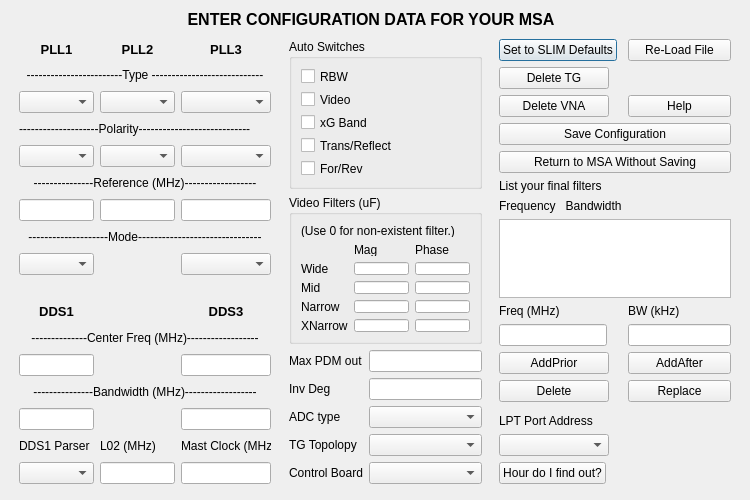
<?xml version="1.0" encoding="UTF-8"?>
<ui version="4.0">
 <class>dialogConfigMan</class>
 <widget class="QDialog" name="dialogConfigMan">
  <property name="geometry">
   <rect>
    <x>0</x>
    <y>0</y>
    <width>750</width>
    <height>500</height>
   </rect>
  </property>
  <property name="sizePolicy">
   <sizepolicy hsizetype="Fixed" vsizetype="Fixed">
    <horstretch>0</horstretch>
    <verstretch>0</verstretch>
   </sizepolicy>
  </property>
  <property name="windowTitle">
   <string>ENTER CONFIGURATION DATA FOR YOUR MSA</string>
  </property>
  <widget class="QFrame" name="frame">
   <property name="geometry">
    <rect>
     <x>10</x>
     <y>30</y>
     <width>270</width>
     <height>463</height>
    </rect>
   </property>
   <property name="maximumSize">
    <size>
     <width>270</width>
     <height>16777215</height>
    </size>
   </property>
   <property name="frameShape">
    <enum>QFrame::NoFrame</enum>
   </property>
   <property name="frameShadow">
    <enum>QFrame::Plain</enum>
   </property>
   <layout class="QGridLayout" name="gridLayout">
    <item row="2" column="0">
     <widget class="QComboBox" name="PLL1type">
      <property name="minimumSize">
       <size>
        <width>75</width>
        <height>0</height>
       </size>
      </property>
     </widget>
    </item>
    <item row="0" column="0">
     <widget class="QLabel" name="label">
      <property name="maximumSize">
       <size>
        <width>16777215</width>
        <height>20</height>
       </size>
      </property>
      <property name="font">
       <font>
        <pointsize>10</pointsize>
        <weight>75</weight>
        <bold>true</bold>
       </font>
      </property>
      <property name="text">
       <string>PLL1</string>
      </property>
      <property name="alignment">
       <set>Qt::AlignCenter</set>
      </property>
     </widget>
    </item>
    <item row="0" column="1">
     <widget class="QLabel" name="label_3">
      <property name="maximumSize">
       <size>
        <width>16777215</width>
        <height>20</height>
       </size>
      </property>
      <property name="font">
       <font>
        <pointsize>10</pointsize>
        <weight>75</weight>
        <bold>true</bold>
       </font>
      </property>
      <property name="text">
       <string>PLL2</string>
      </property>
      <property name="alignment">
       <set>Qt::AlignCenter</set>
      </property>
     </widget>
    </item>
    <item row="0" column="2">
     <widget class="QLabel" name="PLL3label">
      <property name="maximumSize">
       <size>
        <width>16777215</width>
        <height>20</height>
       </size>
      </property>
      <property name="font">
       <font>
        <pointsize>10</pointsize>
        <weight>75</weight>
        <bold>true</bold>
       </font>
      </property>
      <property name="text">
       <string>PLL3</string>
      </property>
      <property name="alignment">
       <set>Qt::AlignCenter</set>
      </property>
     </widget>
    </item>
    <item row="2" column="1">
     <widget class="QComboBox" name="PLL2type">
      <property name="minimumSize">
       <size>
        <width>75</width>
        <height>0</height>
       </size>
      </property>
     </widget>
    </item>
    <item row="2" column="2">
     <widget class="QComboBox" name="PLL3type">
      <property name="minimumSize">
       <size>
        <width>75</width>
        <height>0</height>
       </size>
      </property>
     </widget>
    </item>
    <item row="1" column="0" colspan="3">
     <widget class="QLabel" name="label_5">
      <property name="maximumSize">
       <size>
        <width>16777215</width>
        <height>20</height>
       </size>
      </property>
      <property name="text">
       <string>------------------------Type ----------------------------</string>
      </property>
      <property name="alignment">
       <set>Qt::AlignCenter</set>
      </property>
     </widget>
    </item>
    <item row="3" column="0" colspan="3">
     <widget class="QLabel" name="label_6">
      <property name="maximumSize">
       <size>
        <width>16777215</width>
        <height>20</height>
       </size>
      </property>
      <property name="text">
       <string>--------------------Polarity----------------------------</string>
      </property>
     </widget>
    </item>
    <item row="6" column="0" colspan="3">
     <widget class="QLabel" name="label_7">
      <property name="maximumSize">
       <size>
        <width>16777215</width>
        <height>20</height>
       </size>
      </property>
      <property name="text">
       <string>---------------Reference (MHz)------------------</string>
      </property>
      <property name="alignment">
       <set>Qt::AlignCenter</set>
      </property>
     </widget>
    </item>
    <item row="4" column="0">
     <widget class="QComboBox" name="PLL1pol"/>
    </item>
    <item row="4" column="1">
     <widget class="QComboBox" name="PLL2pol">
      <property name="currentIndex">
       <number>-1</number>
      </property>
     </widget>
    </item>
    <item row="4" column="2">
     <widget class="QComboBox" name="PLL3pol"/>
    </item>
    <item row="9" column="0">
     <widget class="QComboBox" name="PLL1mode"/>
    </item>
    <item row="8" column="0" colspan="3">
     <widget class="QLabel" name="label_8">
      <property name="maximumSize">
       <size>
        <width>16777215</width>
        <height>20</height>
       </size>
      </property>
      <property name="text">
       <string>--------------------Mode-------------------------------</string>
      </property>
      <property name="alignment">
       <set>Qt::AlignCenter</set>
      </property>
     </widget>
    </item>
    <item row="9" column="2">
     <widget class="QComboBox" name="PLL3mode"/>
    </item>
    <item row="11" column="0">
     <widget class="QLabel" name="label_10">
      <property name="font">
       <font>
        <pointsize>10</pointsize>
        <weight>75</weight>
        <bold>true</bold>
       </font>
      </property>
      <property name="text">
       <string>DDS1</string>
      </property>
      <property name="alignment">
       <set>Qt::AlignCenter</set>
      </property>
     </widget>
    </item>
    <item row="11" column="2">
     <widget class="QLabel" name="DDS3label">
      <property name="font">
       <font>
        <pointsize>10</pointsize>
        <weight>75</weight>
        <bold>true</bold>
       </font>
      </property>
      <property name="text">
       <string>DDS3</string>
      </property>
      <property name="alignment">
       <set>Qt::AlignCenter</set>
      </property>
     </widget>
    </item>
    <item row="14" column="0" colspan="3">
     <widget class="QLabel" name="label_12">
      <property name="maximumSize">
       <size>
        <width>16777215</width>
        <height>20</height>
       </size>
      </property>
      <property name="text">
       <string>---------------Bandwidth (MHz)------------------</string>
      </property>
      <property name="alignment">
       <set>Qt::AlignCenter</set>
      </property>
     </widget>
    </item>
    <item row="7" column="0">
     <widget class="QLineEdit" name="PLL1Ref"/>
    </item>
    <item row="7" column="1">
     <widget class="QLineEdit" name="PLL2Ref"/>
    </item>
    <item row="7" column="2">
     <widget class="QLineEdit" name="PLL3Ref"/>
    </item>
    <item row="15" column="0">
     <widget class="QLineEdit" name="DDS1bw"/>
    </item>
    <item row="15" column="2">
     <widget class="QLineEdit" name="DDS3bw"/>
    </item>
    <item row="17" column="0">
     <widget class="QComboBox" name="DDS1parse"/>
    </item>
    <item row="16" column="0">
     <widget class="QLabel" name="label_13">
      <property name="text">
       <string>DDS1 Parser</string>
      </property>
     </widget>
    </item>
    <item row="16" column="1">
     <widget class="QLabel" name="label_14">
      <property name="text">
       <string>L02 (MHz)</string>
      </property>
     </widget>
    </item>
    <item row="16" column="2">
     <widget class="QLabel" name="label_15">
      <property name="text">
       <string>Mast Clock (MHz)</string>
      </property>
     </widget>
    </item>
    <item row="17" column="1">
     <widget class="QLineEdit" name="LO2"/>
    </item>
    <item row="17" column="2">
     <widget class="QLineEdit" name="mast"/>
    </item>
    <item row="13" column="0">
     <widget class="QLineEdit" name="DDS1freq">
      <property name="minimumSize">
       <size>
        <width>70</width>
        <height>0</height>
       </size>
      </property>
     </widget>
    </item>
    <item row="13" column="2">
     <widget class="QLineEdit" name="DDS3freq">
      <property name="minimumSize">
       <size>
        <width>70</width>
        <height>0</height>
       </size>
      </property>
     </widget>
    </item>
    <item row="12" column="0" colspan="3">
     <widget class="QLabel" name="label_9">
      <property name="maximumSize">
       <size>
        <width>16777215</width>
        <height>20</height>
       </size>
      </property>
      <property name="text">
       <string>--------------Center Freq (MHz)------------------</string>
      </property>
      <property name="alignment">
       <set>Qt::AlignCenter</set>
      </property>
     </widget>
    </item>
    <item row="10" column="0">
     <spacer name="verticalSpacer_2">
      <property name="orientation">
       <enum>Qt::Vertical</enum>
      </property>
      <property name="sizeType">
       <enum>QSizePolicy::Fixed</enum>
      </property>
      <property name="sizeHint" stdset="0">
       <size>
        <width>20</width>
        <height>20</height>
       </size>
      </property>
     </spacer>
    </item>
   </layout>
  </widget>
  <widget class="QFrame" name="frame_2">
   <property name="geometry">
    <rect>
     <x>280</x>
     <y>30</y>
     <width>211</width>
     <height>463</height>
    </rect>
   </property>
   <property name="sizePolicy">
    <sizepolicy hsizetype="Preferred" vsizetype="Preferred">
     <horstretch>0</horstretch>
     <verstretch>0</verstretch>
    </sizepolicy>
   </property>
   <property name="minimumSize">
    <size>
     <width>200</width>
     <height>0</height>
    </size>
   </property>
   <property name="maximumSize">
    <size>
     <width>250</width>
     <height>16777215</height>
    </size>
   </property>
   <property name="frameShape">
    <enum>QFrame::NoFrame</enum>
   </property>
   <property name="frameShadow">
    <enum>QFrame::Plain</enum>
   </property>
   <layout class="QGridLayout" name="gridLayout_4">
    <item row="0" column="0" colspan="2">
     <widget class="QGroupBox" name="groupBox">
      <property name="sizePolicy">
       <sizepolicy hsizetype="Preferred" vsizetype="Fixed">
        <horstretch>0</horstretch>
        <verstretch>0</verstretch>
       </sizepolicy>
      </property>
      <property name="title">
       <string>Auto Switches</string>
      </property>
      <layout class="QVBoxLayout" name="verticalLayout">
       <item>
        <widget class="QCheckBox" name="switchRBW">
         <property name="text">
          <string>RBW</string>
         </property>
        </widget>
       </item>
       <item>
        <widget class="QCheckBox" name="switchVideo">
         <property name="text">
          <string>Video</string>
         </property>
        </widget>
       </item>
       <item>
        <widget class="QCheckBox" name="switchBand">
         <property name="text">
          <string>xG Band</string>
         </property>
        </widget>
       </item>
       <item>
        <widget class="QCheckBox" name="switchTR">
         <property name="text">
          <string>Trans/Reflect</string>
         </property>
        </widget>
       </item>
       <item>
        <widget class="QCheckBox" name="switchFR">
         <property name="text">
          <string>For/Rev</string>
         </property>
        </widget>
       </item>
      </layout>
     </widget>
    </item>
    <item row="1" column="0" colspan="2">
     <widget class="QGroupBox" name="groupBox_2">
      <property name="sizePolicy">
       <sizepolicy hsizetype="Fixed" vsizetype="Preferred">
        <horstretch>0</horstretch>
        <verstretch>0</verstretch>
       </sizepolicy>
      </property>
      <property name="title">
       <string>Video Filters (uF)</string>
      </property>
      <layout class="QGridLayout" name="gridLayout_3">
       <item row="0" column="0" colspan="3">
        <widget class="QLabel" name="label_22">
         <property name="maximumSize">
          <size>
           <width>16777215</width>
           <height>20</height>
          </size>
         </property>
         <property name="text">
          <string>(Use 0 for non-existent filter.)</string>
         </property>
        </widget>
       </item>
       <item row="2" column="0">
        <widget class="QLabel" name="label_25">
         <property name="text">
          <string>Wide</string>
         </property>
        </widget>
       </item>
       <item row="2" column="1">
        <widget class="QLineEdit" name="FiltWideMag"/>
       </item>
       <item row="2" column="2">
        <widget class="QLineEdit" name="FiltWidePhase"/>
       </item>
       <item row="1" column="2">
        <widget class="QLabel" name="label_24">
         <property name="text">
          <string>Phase</string>
         </property>
        </widget>
       </item>
       <item row="1" column="1">
        <widget class="QLabel" name="label_23">
         <property name="text">
          <string>Mag</string>
         </property>
        </widget>
       </item>
       <item row="3" column="0">
        <widget class="QLabel" name="label_26">
         <property name="text">
          <string>Mid</string>
         </property>
        </widget>
       </item>
       <item row="4" column="0">
        <widget class="QLabel" name="label_27">
         <property name="text">
          <string>Narrow</string>
         </property>
        </widget>
       </item>
       <item row="5" column="0">
        <widget class="QLabel" name="label_28">
         <property name="text">
          <string>XNarrow</string>
         </property>
        </widget>
       </item>
       <item row="3" column="1">
        <widget class="QLineEdit" name="FiltMidMag"/>
       </item>
       <item row="3" column="2">
        <widget class="QLineEdit" name="FiltMidPhase"/>
       </item>
       <item row="4" column="1">
        <widget class="QLineEdit" name="FiltNarrowMag"/>
       </item>
       <item row="4" column="2">
        <widget class="QLineEdit" name="FiltNarrowPhase"/>
       </item>
       <item row="5" column="1">
        <widget class="QLineEdit" name="FiltXNarrowMag"/>
       </item>
       <item row="5" column="2">
        <widget class="QLineEdit" name="FiltXNarrowPhase"/>
       </item>
      </layout>
     </widget>
    </item>
    <item row="2" column="0">
     <widget class="QLabel" name="PDMLabel">
      <property name="text">
       <string>Max PDM out</string>
      </property>
     </widget>
    </item>
    <item row="2" column="1">
     <widget class="QLineEdit" name="PDM">
      <property name="text">
       <string/>
      </property>
     </widget>
    </item>
    <item row="3" column="0">
     <widget class="QLabel" name="InvDegLabel">
      <property name="text">
       <string>Inv Deg</string>
      </property>
     </widget>
    </item>
    <item row="3" column="1">
     <widget class="QLineEdit" name="Inv"/>
    </item>
    <item row="5" column="0">
     <widget class="QLabel" name="label_31">
      <property name="text">
       <string>ADC type</string>
      </property>
     </widget>
    </item>
    <item row="6" column="0">
     <widget class="QLabel" name="TGTopLabel">
      <property name="text">
       <string>TG Topolopy</string>
      </property>
     </widget>
    </item>
    <item row="7" column="0">
     <widget class="QLabel" name="label_33">
      <property name="text">
       <string>Control Board</string>
      </property>
     </widget>
    </item>
    <item row="5" column="1">
     <widget class="QComboBox" name="adconv"/>
    </item>
    <item row="6" column="1">
     <widget class="QComboBox" name="TGtop"/>
    </item>
    <item row="7" column="1">
     <widget class="QComboBox" name="cb"/>
    </item>
   </layout>
  </widget>
  <widget class="QLabel" name="label_2">
   <property name="geometry">
    <rect>
     <x>6</x>
     <y>9</y>
     <width>730</width>
     <height>20</height>
    </rect>
   </property>
   <property name="maximumSize">
    <size>
     <width>16777215</width>
     <height>20</height>
    </size>
   </property>
   <property name="font">
    <font>
     <pointsize>12</pointsize>
     <weight>75</weight>
     <bold>true</bold>
    </font>
   </property>
   <property name="text">
    <string>ENTER CONFIGURATION DATA FOR YOUR MSA</string>
   </property>
   <property name="alignment">
    <set>Qt::AlignCenter</set>
   </property>
  </widget>
  <widget class="QFrame" name="frame_3">
   <property name="geometry">
    <rect>
     <x>490</x>
     <y>30</y>
     <width>250</width>
     <height>463</height>
    </rect>
   </property>
   <property name="sizePolicy">
    <sizepolicy hsizetype="Preferred" vsizetype="Preferred">
     <horstretch>0</horstretch>
     <verstretch>0</verstretch>
    </sizepolicy>
   </property>
   <property name="minimumSize">
    <size>
     <width>250</width>
     <height>0</height>
    </size>
   </property>
   <property name="maximumSize">
    <size>
     <width>200</width>
     <height>16777215</height>
    </size>
   </property>
   <property name="frameShape">
    <enum>QFrame::NoFrame</enum>
   </property>
   <property name="frameShadow">
    <enum>QFrame::Plain</enum>
   </property>
   <layout class="QFormLayout" name="formLayout">
    <property name="fieldGrowthPolicy">
     <enum>QFormLayout::AllNonFixedFieldsGrow</enum>
    </property>
    <item row="0" column="0">
     <widget class="QPushButton" name="SLIMDefault">
      <property name="text">
       <string>Set to SLIM Defaults</string>
      </property>
     </widget>
    </item>
    <item row="0" column="1">
     <widget class="QPushButton" name="test">
      <property name="text">
       <string>Re-Load File</string>
      </property>
     </widget>
    </item>
    <item row="1" column="0">
     <widget class="QPushButton" name="TG">
      <property name="minimumSize">
       <size>
        <width>110</width>
        <height>0</height>
       </size>
      </property>
      <property name="text">
       <string>Delete TG</string>
      </property>
     </widget>
    </item>
    <item row="2" column="0">
     <widget class="QPushButton" name="VNA">
      <property name="minimumSize">
       <size>
        <width>110</width>
        <height>0</height>
       </size>
      </property>
      <property name="text">
       <string>Delete VNA</string>
      </property>
     </widget>
    </item>
    <item row="2" column="1">
     <widget class="QPushButton" name="help">
      <property name="text">
       <string>Help</string>
      </property>
     </widget>
    </item>
    <item row="3" column="0" colspan="2">
     <widget class="QPushButton" name="saveReturn">
      <property name="text">
       <string>Save Configuration</string>
      </property>
     </widget>
    </item>
    <item row="4" column="0" colspan="2">
     <widget class="QPushButton" name="noSaveReturn">
      <property name="text">
       <string>Return to MSA Without Saving</string>
      </property>
     </widget>
    </item>
    <item row="5" column="0" colspan="2">
     <widget class="QLabel" name="label_16">
      <property name="text">
       <string>List your final filters</string>
      </property>
     </widget>
    </item>
    <item row="6" column="0">
     <widget class="QLabel" name="label_20">
      <property name="text">
       <string>Frequency   Bandwidth</string>
      </property>
     </widget>
    </item>
    <item row="7" column="0" colspan="2">
     <widget class="QListWidget" name="filt">
      <property name="alternatingRowColors">
       <bool>false</bool>
      </property>
      <property name="selectionBehavior">
       <enum>QAbstractItemView::SelectRows</enum>
      </property>
     </widget>
    </item>
    <item row="8" column="0">
     <widget class="QLabel" name="label_17">
      <property name="text">
       <string>Freq (MHz)</string>
      </property>
     </widget>
    </item>
    <item row="8" column="1">
     <widget class="QLabel" name="label_18">
      <property name="text">
       <string>BW (kHz)</string>
      </property>
     </widget>
    </item>
    <item row="9" column="0">
     <widget class="QLineEdit" name="filtFreq">
      <property name="sizePolicy">
       <sizepolicy hsizetype="Minimum" vsizetype="Fixed">
        <horstretch>0</horstretch>
        <verstretch>0</verstretch>
       </sizepolicy>
      </property>
     </widget>
    </item>
    <item row="9" column="1">
     <widget class="QLineEdit" name="filtBW"/>
    </item>
    <item row="10" column="0">
     <widget class="QPushButton" name="AddFiltPrior">
      <property name="minimumSize">
       <size>
        <width>110</width>
        <height>0</height>
       </size>
      </property>
      <property name="text">
       <string>AddPrior</string>
      </property>
     </widget>
    </item>
    <item row="10" column="1">
     <widget class="QPushButton" name="AddFiltAfter">
      <property name="text">
       <string>AddAfter</string>
      </property>
     </widget>
    </item>
    <item row="11" column="0">
     <widget class="QPushButton" name="DeleteFilt">
      <property name="minimumSize">
       <size>
        <width>110</width>
        <height>0</height>
       </size>
      </property>
      <property name="text">
       <string>Delete</string>
      </property>
     </widget>
    </item>
    <item row="11" column="1">
     <widget class="QPushButton" name="ReplaceFilt">
      <property name="text">
       <string>Replace</string>
      </property>
     </widget>
    </item>
    <item row="12" column="0">
     <spacer name="verticalSpacer">
      <property name="orientation">
       <enum>Qt::Vertical</enum>
      </property>
      <property name="sizeHint" stdset="0">
       <size>
        <width>20</width>
        <height>40</height>
       </size>
      </property>
     </spacer>
    </item>
    <item row="13" column="0">
     <widget class="QLabel" name="label_19">
      <property name="sizePolicy">
       <sizepolicy hsizetype="Minimum" vsizetype="Fixed">
        <horstretch>0</horstretch>
        <verstretch>0</verstretch>
       </sizepolicy>
      </property>
      <property name="text">
       <string>LPT Port Address</string>
      </property>
     </widget>
    </item>
    <item row="14" column="0">
     <widget class="QComboBox" name="LPT">
      <property name="sizePolicy">
       <sizepolicy hsizetype="Minimum" vsizetype="Fixed">
        <horstretch>0</horstretch>
        <verstretch>0</verstretch>
       </sizepolicy>
      </property>
      <property name="minimumSize">
       <size>
        <width>110</width>
        <height>0</height>
       </size>
      </property>
     </widget>
    </item>
    <item row="15" column="0">
     <widget class="QPushButton" name="LPThelp">
      <property name="text">
       <string>Hour do I find out?</string>
      </property>
     </widget>
    </item>
   </layout>
  </widget>
 </widget>
 <resources/>
 <connections/>
</ui>
